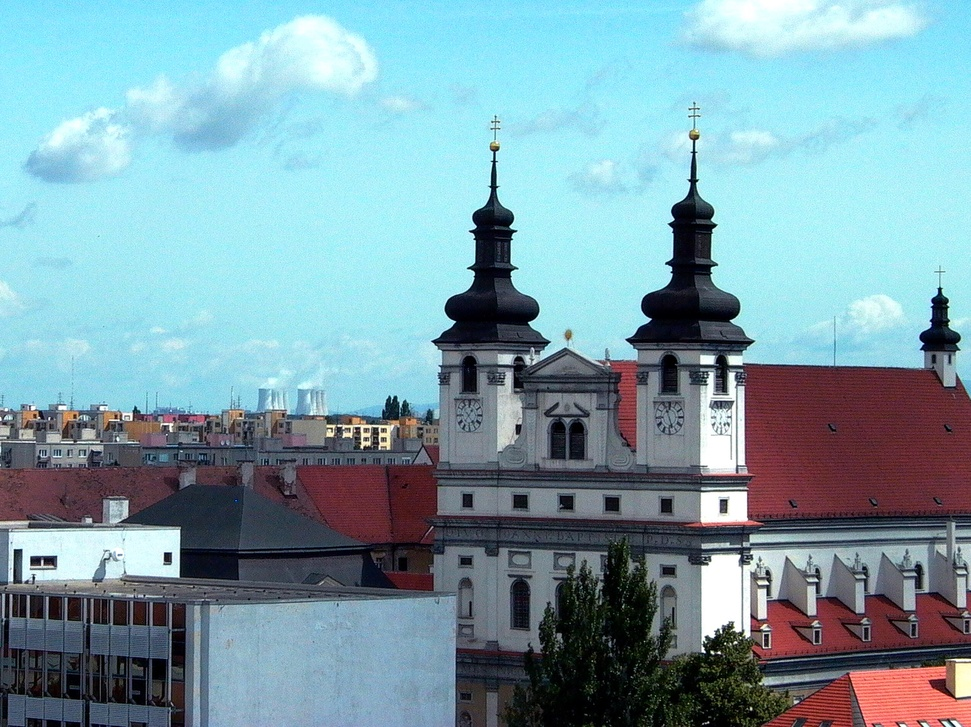
#> input picture building_1.jpg, 971 x 727 px, shrunk from 1586 x 1187 before the run, found by its file name
$ python 'Image feature extraction.py'
#> lines starting #> are read from the running program, lines starting #| are printed output that depends on the picture
#!/usr/bin/env python
# coding: utf-8

# In[3]:


import numpy as np
import pandas as pd
import matplotlib.pyplot as plt
get_ipython().run_line_magic('matplotlib', 'inline')
import cv2


# In[4]:


import os
dataset_path = 'D://python using jupyter//Image captioning//Google Image recognization'


# In[8]:


img_building = cv2.imread(os.path.join(dataset_path, 'building_1.jpg'))
#> img_building is the input picture: shape (727, 971, 3); mean B, G, R 168.9, 158.5, 125.3
img_building = cv2.cvtColor(img_building, cv2.COLOR_BGR2RGB)

orb =cv2.ORB_create()
key_points,description = orb.detectAndCompute(img_building,None)
#> key_points = 500 keypoints; strongest (x, y, size): (377, 428, 31), (669, 224, 31), (704, 651, 31), (765, 635, 31)
img_building_keypoints = cv2.drawKeypoints(img_building,
                                          key_points,
                                          img_building,
                                          flags=cv2.DRAW_MATCHES_FLAGS_DRAW_RICH_KEYPOINTS)
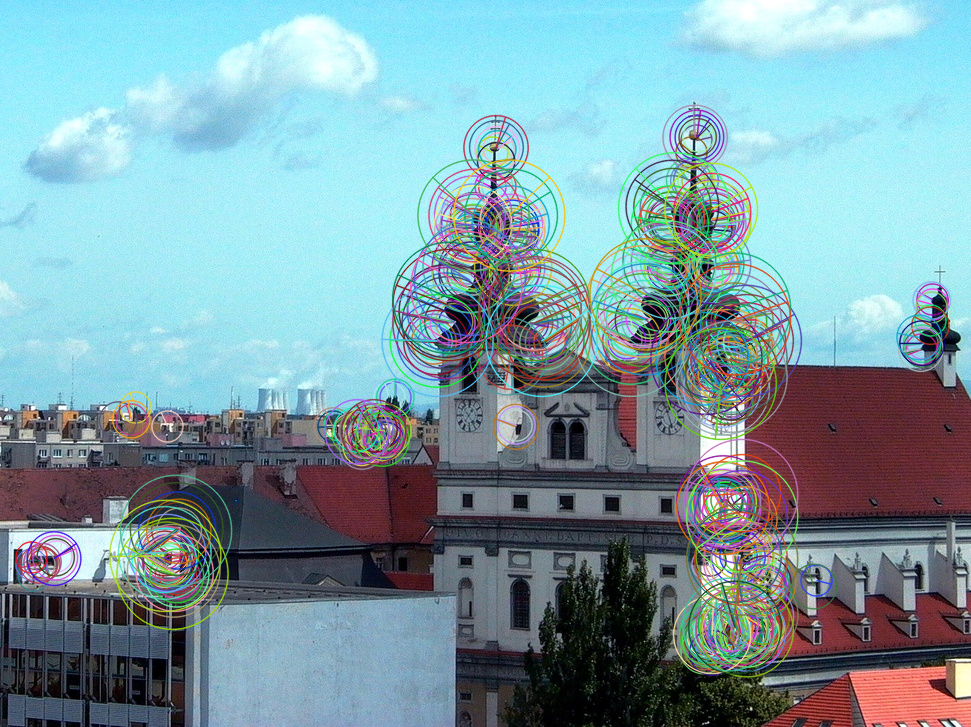
#> img_building_keypoints: shape (727, 971, 3); mean R, G, B 125.6, 156.7, 165.1

plt.figure(figsize=(16,16))
plt.title('ORB intersect points')
plt.imshow(img_building_keypoints)
plt.show()


# # Feature matching

# In[10]:


def image_detect_and_compute(detector, img_name):
    """Detect and compute interest points and their descriptors."""
#> called with img_name = 'building_1.jpg'
    img = cv2.imread(os.path.join(dataset_path, img_name))
    img = cv2.cvtColor(img, cv2.COLOR_BGR2GRAY)
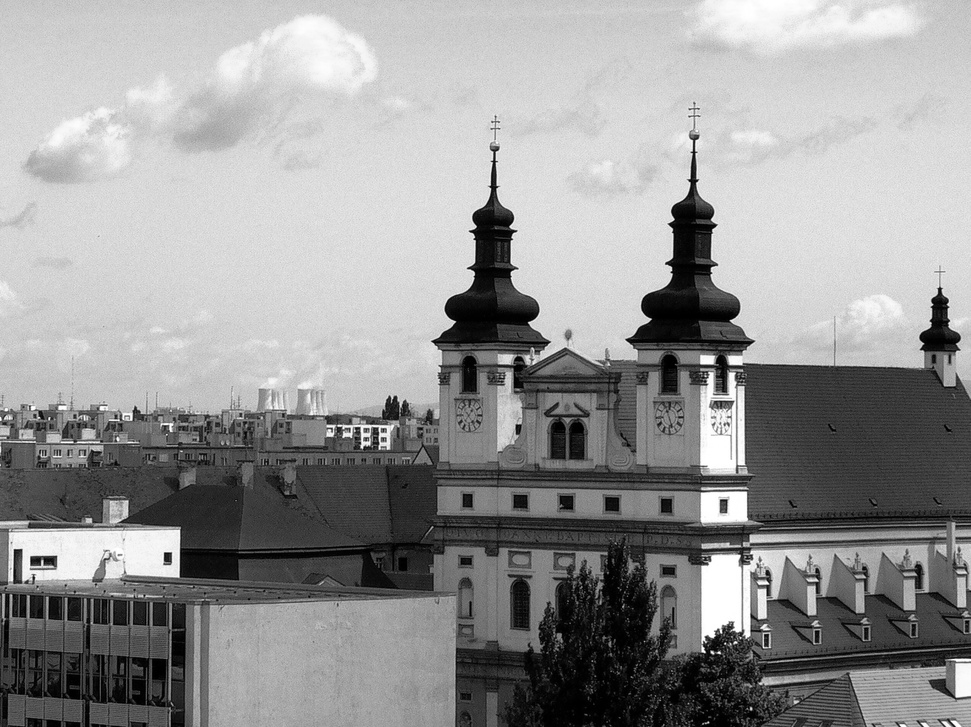
#> img: shape (727, 971); min 0, max 255, mean 149.7
    kp, des = detector.detectAndCompute(img, None)
#> kp = 500 keypoints; strongest (x, y, size): (377, 428, 31), (765, 635, 31), (767, 635, 31), (704, 651, 31)
    return img, kp, des


def draw_image_matches(detector, img1_name, img2_name, nmatches=10):
    """Draw ORB feature matches of the given two images."""
    img1, kp1, des1 = image_detect_and_compute(detector, img1_name)
#> kp1 has the same summary as kp in image_detect_and_compute
    img2, kp2, des2 = image_detect_and_compute(detector, img2_name)
#> call 2 of image_detect_and_compute, with img_name = 'building_2.jpg'
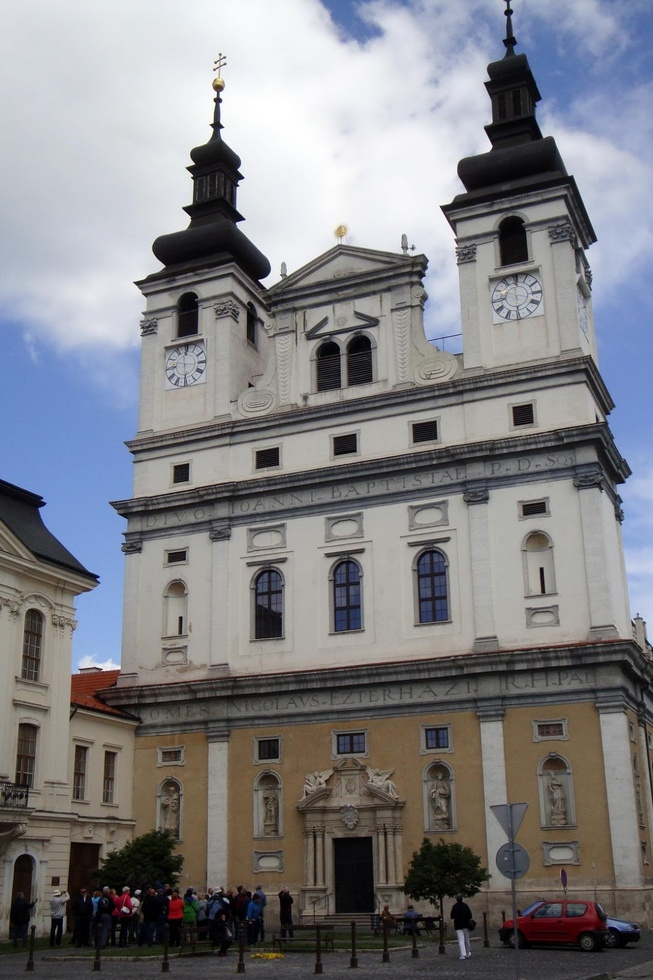
#> input picture building_2.jpg, 653 x 980 px, shrunk from 1067 x 1600 before the run, found by its file name
#> in image_detect_and_compute, img is the input picture: shape (980, 653, 3); mean B, G, R 132.1, 128, 127.8
#> in image_detect_and_compute (call 2), `img = cv2.cvtColor(img, cv2.COLOR_BGR2GRAY)`:
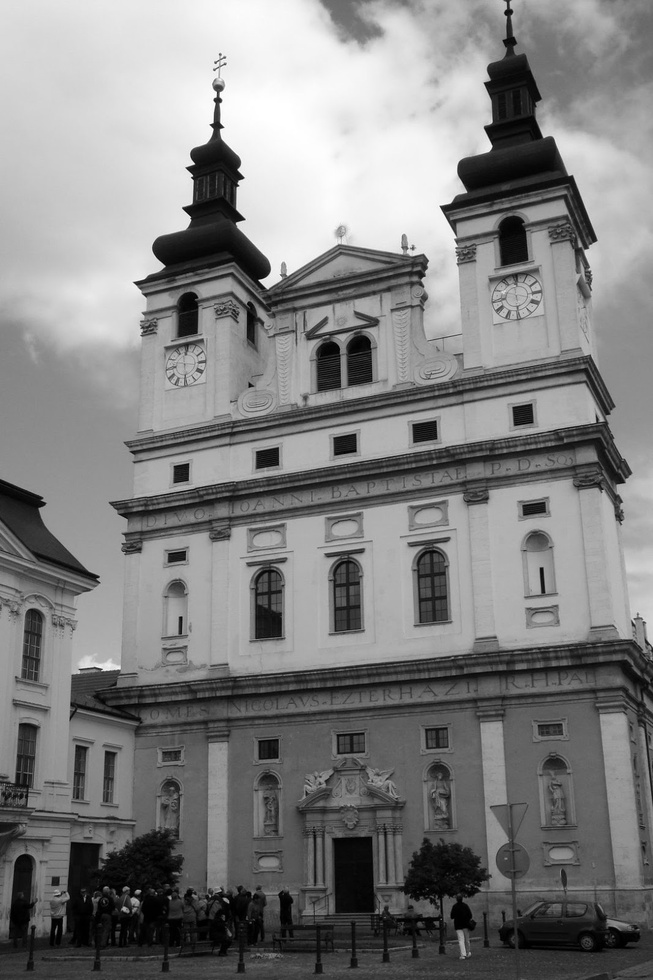
#> img: shape (980, 653); min 0, max 255, mean 128.4
#> in image_detect_and_compute (call 2), `kp, des = detector.detectAndCompute(img, None)`: kp = 500 keypoints; strongest (x, y, size): (260, 281, 37.2), (211, 125, 31), (193, 163, 31), (222, 127, 31)
#> kp2 has the same summary as kp in image_detect_and_compute

    bf = cv2.BFMatcher(cv2.NORM_HAMMING, crossCheck=True)
    matches = bf.match(des1, des2)
#> matches = 110 matches
    matches = sorted(matches, key = lambda x: x.distance) # Sort matches by distance.  Best come first.

    img_matches = cv2.drawMatches(img1, kp1, img2, kp2, matches[:nmatches], img2, flags=2) # Show top 10 matches
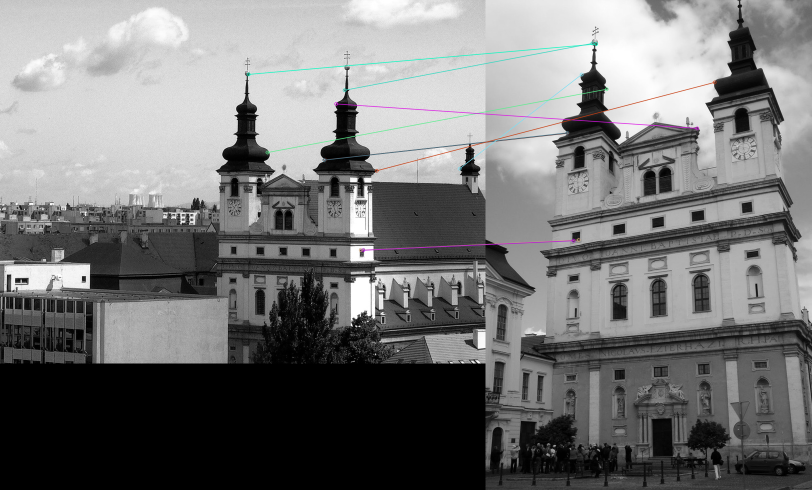
#> img_matches: shape (980, 1624, 3) (shown at 1/2 size); mean of channels 0, 1, 2 118, 117.9, 117.8; drawn as B, G, R
    plt.figure(figsize=(16, 16))
    plt.title(type(detector))
    plt.imshow(img_matches); plt.show()


orb = cv2.ORB_create()
draw_image_matches(orb, 'building_1.jpg', 'building_2.jpg')


# In[13]:


sift = cv2.xfeatures2d.SIFT_create()
kp, des = sift.detectAndCompute(img_building, None)
#> kp = 4346 keypoints; strongest (x, y, size): (751, 709, 2), (940, 303, 11.2), (740, 501, 2.1), (741, 407, 4.2)
img_kp = cv2.drawKeypoints(img_building, kp, img_building)
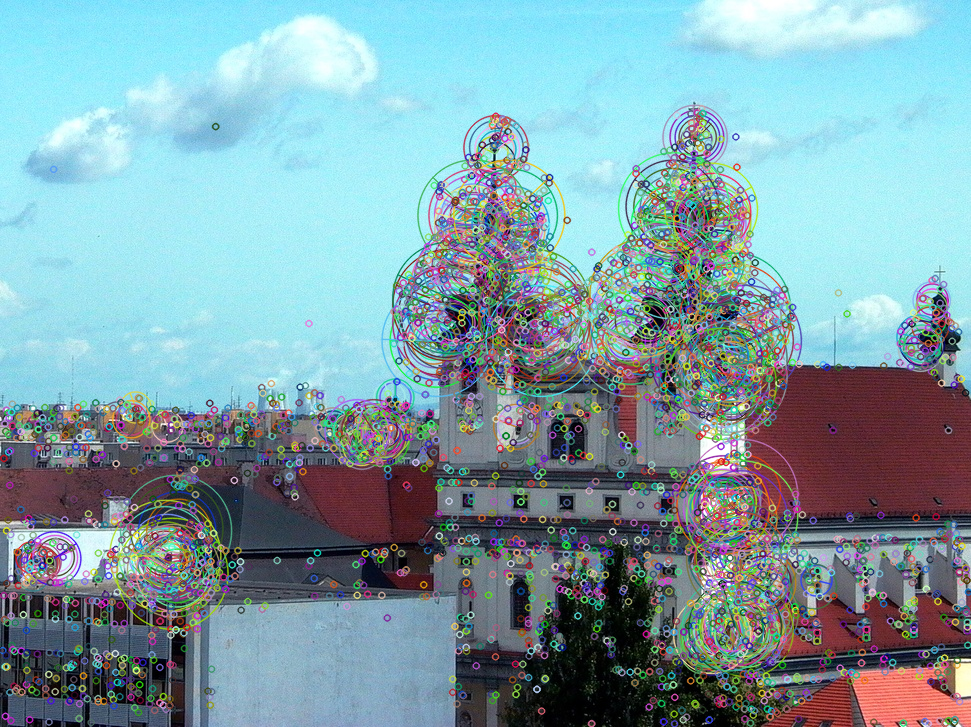
#> img_kp: shape (727, 971, 3); mean R, G, B 127.9, 157.9, 166.2

plt.figure(figsize=(15, 15))
plt.imshow(img_kp); plt.show()


# In[16]:


img1,kp1,des1 = image_detect_and_compute(sift,'building_1.jpg')
#> in image_detect_and_compute (call 3), `kp, des = detector.detectAndCompute(img, None)`: kp = 2518 keypoints; strongest (x, y, size): (719, 653, 2.1), (712, 652, 2.4), (167, 557, 6.5), (751, 709, 2)
#> kp1 has the same summary as kp in image_detect_and_compute
img2,kp2,des2 = image_detect_and_compute(sift,'building_2.jpg')
#> in image_detect_and_compute (call 4), `kp, des = detector.detectAndCompute(img, None)`: kp = 3172 keypoints; strongest (x, y, size): (215, 167, 34.8), (218, 100, 5.1), (218, 88, 6.4), (260, 280, 2)
#> kp2 has the same summary as kp in image_detect_and_compute

FLANN_INDEX_KDTREE = 1
index_params = dict(algorithm = FLANN_INDEX_KDTREE,tree=5)
search_params = dict(checks=50)

flann = cv2.FlannBasedMatcher(index_params,search_params)
matches = flann.knnMatch(des1,des2,k=2)
#> matches = 2518 matches

matchesMask = [[0,0] for i in range(len(matches))]
#> matchesMask = 2518 pairs, first value 0 to 0, second value 0 to 0

for i,(m,n) in enumerate(matches):
    if m.distance < 0.55*n.distance:
        matchesMask[i] = [1,0]
#> after the loop, matchesMask = 2518 pairs, first value 0 to 1, second value 0 to 0

draw_params = dict(matchColor = (0,255,0),
                  singlePointColor=(255,0,0),
                  matchesMask = matchesMask,
                  flags=0)
#> draw_params = 4 items

img3 = cv2.drawMatchesKnn(img1,kp1,img2,kp2,matches,None,**draw_params)
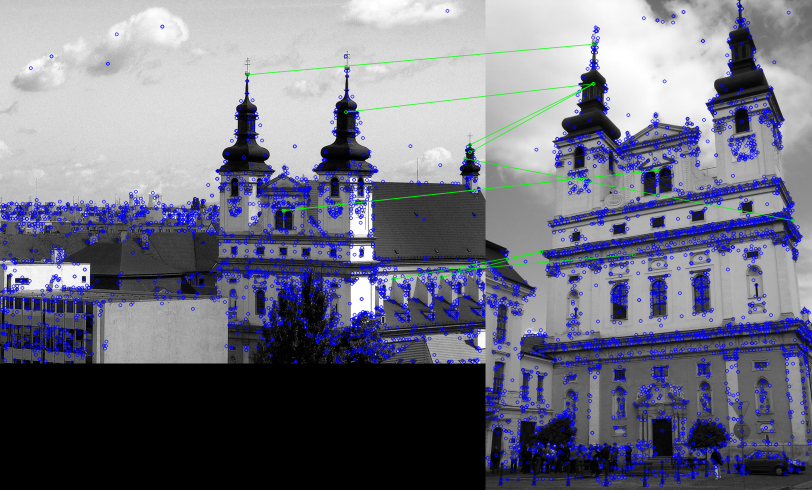
#> img3: shape (980, 1624, 3) (shown at 1/2 size); mean of channels 0, 1, 2 128.1, 112.8, 111.8; drawn as B, G, R
plt.figure(figsize=(18,18))
plt.imshow(img3)
plt.show()


# In[ ]:
